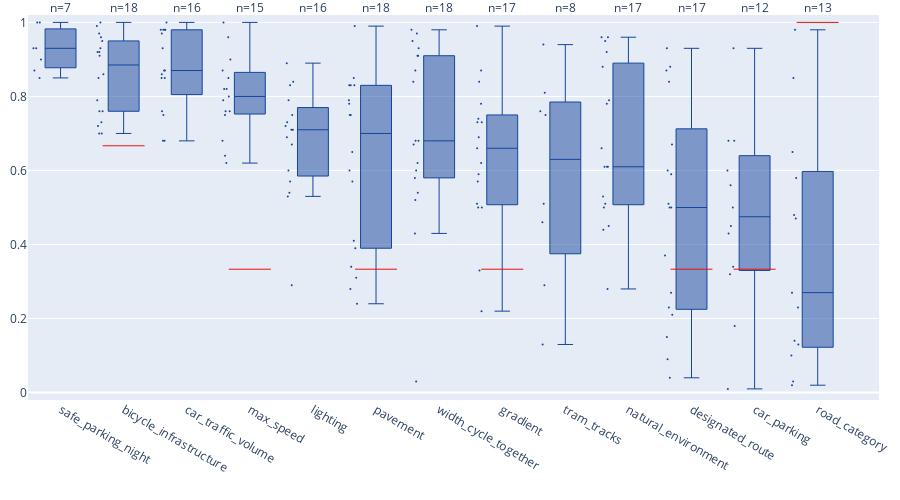

Notebook code cell kept with this figure:
### Code cell
# additionally filter out indicators which are out of scope (connectivity, intersections)
manual_exclude = ["short_cuts", "traffic_lights_or_stops"]
in_sel = list(ind_ws5.columns)
for iname in manual_exclude:
    in_sel.remove(iname)
ind_sel = ind_workshop[in_sel]

# sort by response count and indicator name
#cols = pd.DataFrame(ind_sel.count(), columns=["n"])
#cols["colname"] = cols.index
#cols = cols.sort_values(by=["n", "colname"], ascending=[False, True])
#ind_sel = ind_workshop[cols.index]

# sort by median rating
ind_sel = ind_workshop[ind_sel.median().sort_values(ascending=False).index]

# plot
plot = ind_sel.boxplot(points="all", title="Workshop: Indicator importance (filtered)" if plot_title else None)
plot.update_layout(width=900, height=500, 
                   yaxis=dict(range=[-0.02,1.02], title="importance" if plot_yAxTitle else None), 
                   xaxis=dict(title=None),
                   margin=dict(t=15, l=10, r=10, b=100)
)
plot.update_traces(marker_color="#15459C", line_width=1, marker_size=2)
plot.add_scatter(name="bikeability", y=ind_netascore_norm, x=ind_netascore_norm.index, marker_size=30, line_color="#EB0F09", showlegend=False, mode="markers", marker_symbol="line-ew-open")
for indicator in ind_sel.columns:
    plot.add_annotation(x=indicator, y=1, yshift = 15, showarrow = False,
                        text = f"n={ind_sel[indicator].count()}")
plot.show()
if export_html: plot.write_html(os.path.join(output_dir, "indicators_sel.html"))
if export_png: plot.write_image(os.path.join(output_dir, "indicators_sel.png"), scale=6)
if export_svg: plot.write_image(os.path.join(output_dir, "indicators_sel.svg"))
if export_pdf: plot.write_image(os.path.join(output_dir, "indicators_sel.pdf"))
print(f"Excluded indicators (with less than 5 ratings): {ind_workshop.loc[:,ind_workshop.count()<5].columns.to_list()}")
print(f"Excluded indicators (manual filter): {manual_exclude}")

### Figure 1 — Plotly figure (JSON) as saved in the notebook; plotly's stock layout.template omitted (floating-point values rounded to 4 significant figures; data arrays with more than 128 entries replaced by an {"elided": "..."} marker saying what was removed)
{"data": [{"alignmentgroup": "True", "boxpoints": "all", "hovertemplate": "variable=%{x}<br>value=%{y}<extra></extra>", "legendgroup": "", "line": {"width": 1}, "marker": {"color": "#15459C", "size": 2}, "name": "", "notched": false, "offsetgroup": "", "orientation": "v", "showlegend": false, "type": "box", "x": {"elided": "234 str values"}, "x0": " ", "xaxis": "x", "y": {"elided": "234 float values"}, "y0": " ", "yaxis": "y"}, {"line": {"color": "#EB0F09"}, "marker": {"size": 30, "symbol": "line-ew-open"}, "mode": "markers", "name": "bikeability", "showlegend": false, "type": "scatter", "x": ["bicycle_infrastructure", "designated_route", "road_category", "max_speed", "car_parking", "pavement", "gradient"], "y": [0.6667, 0.3333, 1, 0.3333, 0.3333, 0.3333, 0.3333]}], "layout": {"annotations": [{"showarrow": false, "text": "n=7", "x": "safe_parking_night", "y": 1, "yshift": 15}, {"showarrow": false, "text": "n=18", "x": "bicycle_infrastructure", "y": 1, "yshift": 15}, {"showarrow": false, "text": "n=16", "x": "car_traffic_volume", "y": 1, "yshift": 15}, {"showarrow": false, "text": "n=15", "x": "max_speed", "y": 1, "yshift": 15}, {"showarrow": false, "text": "n=16", "x": "lighting", "y": 1, "yshift": 15}, {"showarrow": false, "text": "n=18", "x": "pavement", "y": 1, "yshift": 15}, {"showarrow": false, "text": "n=18", "x": "width_cycle_together", "y": 1, "yshift": 15}, {"showarrow": false, "text": "n=17", "x": "gradient", "y": 1, "yshift": 15}, {"showarrow": false, "text": "n=8", "x": "tram_tracks", "y": 1, "yshift": 15}, {"showarrow": false, "text": "n=17", "x": "natural_environment", "y": 1, "yshift": 15}, {"showarrow": false, "text": "n=17", "x": "designated_route", "y": 1, "yshift": 15}, {"showarrow": false, "text": "n=12", "x": "car_parking", "y": 1, "yshift": 15}, {"showarrow": false, "text": "n=13", "x": "road_category", "y": 1, "yshift": 15}], "boxmode": "group", "height": 500, "legend": {"tracegroupgap": 0}, "margin": {"b": 100, "l": 10, "r": 10, "t": 15}, "width": 900, "xaxis": {"anchor": "y", "domain": [0, 1], "title": {}}, "yaxis": {"anchor": "x", "domain": [0, 1], "range": [-0.02, 1.02], "title": {}}}}
